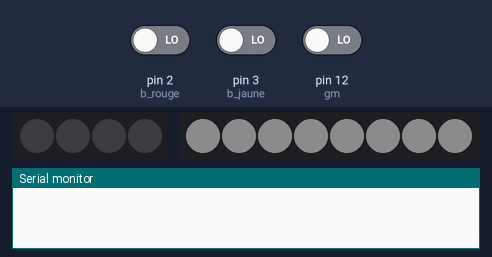
A sketch run on a simulated Arduino Uno, built with avr-gcc and run on an emulated ATmega328P. Parts: 4 RGB LEDs in strip order, left to right, 8 RGB LEDs in strip order, left to right, the last lines printed to the serial monitor. Inputs (shaded band) come from the test bench; at power-on: pin 12 (gm) LOW, pin 2 (b_rouge) LOW, pin 3 (b_jaune) LOW. Dim RGB values are drawn brighter than linear; random numbers use the default seed unless the sketch sets one.

Above: at 0.1 s.
3.3 s: pin 12 (gm) driven HIGH
At 3.9 s:
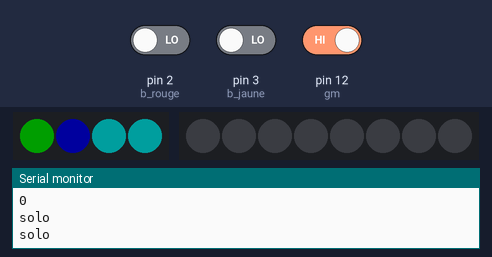
At 5.6 s:
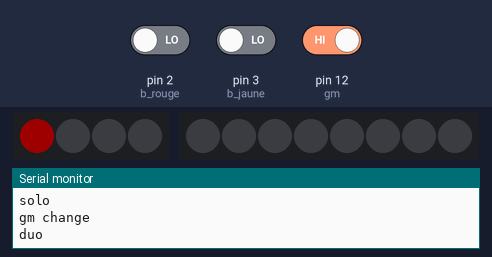
6.0 s: pin 2 (b_rouge) driven HIGH
At 6.5 s:
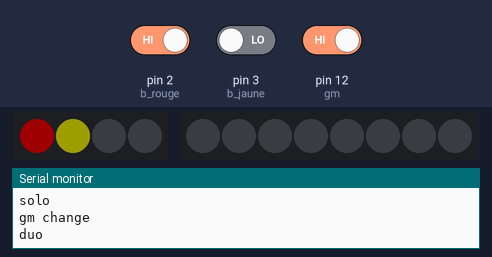
Timing chart, 0 to 9.0 s (numbered marks = the images above; inputs shaded):
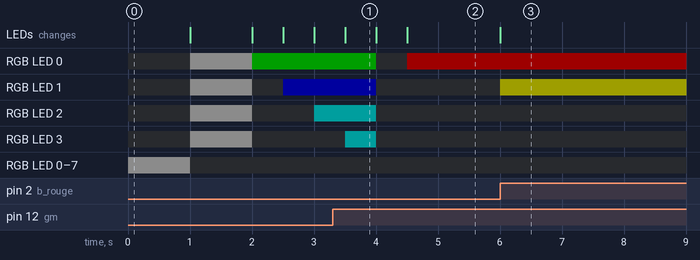

The sketch:

testmainallumagerestart_players_undo.ino
```cpp
#include <Adafruit_NeoPixel.h>

const int b_rouge=2; //pin boutons
const int b_jaune=3;
const int b_vert=4;
const int b_cyan=5;
const int b_bleu=6;
const int b_violet=7;
const int restart=11;
const int gm=12; //gamemode
const int undo=13;
int nbBouton=6;
String etat;
String etatTab[] = {"solo","duo"};
int boutonListe[6]= {2,3,4,5,6,7};
int b_color[6][3]={{255,0,0},{255,255,0},{0,255,0},{0,255,255},{0,0,255},{155,0,255}}; //permet de connaitre la couleur en fonction du bouton (classé dans le même ordre que les boutons)
int i=0; //ligne
int j=0; //colonne
const int LED_PIN=8;
const int LED_PIN_SOL=9;
const int NUM_LEDS=8;
const int NUM_LEDS_SOL=4;
int reponse[12][4]; //liste de toutes les réponses
int led[12][4]={{0,1,2,3},{7,6,5,4},{8,9,10,11},{12,13,14,15},{16,17,18,19},{20,21,22,23},{24,25,26,27},{28,29,30,31},{32,33,34,35},{36,37,38,39},{40,41,42,43},{44,45,46,47}};//liste de toutes les leds
int sol[4]={9,9,9,9}; //etat initial, 9 ne correspond à aucune des valeurs possibles
int ledSol[4]={0,1,2,3}; //leds solution (dans la trappe)

Adafruit_NeoPixel strip = Adafruit_NeoPixel(NUM_LEDS,LED_PIN,NEO_GRB + NEO_KHZ800);
Adafruit_NeoPixel stripSol = Adafruit_NeoPixel(NUM_LEDS_SOL,LED_PIN_SOL,NEO_GRB + NEO_KHZ800); //bande de leds solution (trappe)

void setup() {

  Serial.begin(9600);
  i=0;
  j=0;
  pinMode(b_rouge,INPUT);
  pinMode(b_vert,INPUT);
  pinMode(b_jaune,INPUT);
  pinMode(b_cyan,INPUT);
  pinMode(b_bleu,INPUT);
  pinMode(b_violet,INPUT);
  pinMode(restart,INPUT);
  pinMode(gm,INPUT);
  stripSol.begin();
  strip.begin();
  stripSol.setBrightness(30);
  strip.setBrightness(30);
  strip.show();
  stripSol.show();
  int l=0;
  int ct=0;
  for (int k=0; ct<NUM_LEDS;k++){ //pour allumer toutes les leds au démarrage
    if (k==4){
      l+=1;
      k=0;
    }
    strip.setPixelColor(led[l][k],100,100,100);
    ct+=1;
  }
  strip.show();
  delay(1000);
  strip.clear();
  strip.show();
  stripSol.setPixelColor(ledSol[0],100,100,100);
  stripSol.setPixelColor(ledSol[1],100,100,100);

  stripSol.setPixelColor(ledSol[2],100,100,100);
  stripSol.setPixelColor(ledSol[3],100,100,100);
  stripSol.show();
  delay(1000);

  stripSol.clear();
  stripSol.show();
  etat=etatTab[digitalRead(gm)];
}

void loop() {
  Serial.println(i);
  Serial.println(digitalRead(gm));
  Serial.println(etat);
  /*
  if (digitalRead(restart)==LOW) {

    for (int i=0;i<4;i++){
      sol[i]=9;
    }
    strip.clear(); //efface tout
    strip.show();
    i=0; //valeur à 0
    j=0;
    while (digitalRead(restart)==LOW){} // tant qu'on appuye dessus
    Serial.println("restart");
    delay(500);
    }*/
  if (etat!=etatTab[digitalRead(gm)]){
    Serial.println("gm change");
    for (int i=0;i<4;i++){
      sol[i]=9;
    }
    stripSol.clear();
    strip.clear();
    //stripAnaly.clear();
    stripSol.show();
    strip.show();
    //stripAnaly.show();
    i=0;
    j=0;
    etat=etatTab[digitalRead(gm)];
  }

  if (sol[0]==9){ //initialement, forcément à 9
    if (etat=="solo"){ //si joueur en solo
    Serial.println(etat);
    for (int b=0;b<4;b++){
      int r=random(0,5); //génération d'un chiffre aléatoire
      stripSol.setPixelColor(ledSol[b],b_color[r][0],b_color[r][1],b_color[r][2]); //puis on allume la led numero b, de la couleur trouvé en c (numéro du bouton dans la liste)
      stripSol.show();
      sol[b]=boutonListe[r]; //ajout du bouton, correspondant à l'emplacement du chiffre, à la liste solution
      delay(500);
      }
    }
    else if (etat=="duo"){
      Serial.println(etat);
      delay(500);
      int b=0; //variable permettant de compter les ledSol
      while (sol[b]==9){
        for (int a=0;a<nbBouton;a++){ //on parcourt la liste des boutons
          if (digitalRead(boutonListe[a])==LOW){ //dès qu'une valeur est à high
            //Serial.println(boutonListe[a]); //on l'affiche pour vérifier que tout marche
            for (int c=0;c<nbBouton;c++){ //boucle permettant de parcourir les couleurs des boutons
              if (boutonListe[a]==boutonListe[c]){ //on repère quel bouton est cliqué
                //Serial.println(boutonListe[c]); //affichage pour vérifier
                stripSol.setPixelColor(ledSol[b],b_color[c][0],b_color[c][1],b_color[c][2]); //puis on allume la led numero b, de la couleur trouvé en c (numéro du bouton dans la liste)
                stripSol.show();
                sol[b]=boutonListe[a]; //on ajoute le bouton cliqué à la liste solution
              }
            }
            b+=1;
            while (digitalRead(boutonListe[a])==LOW){} //tant qu'on appuye sur ce bouton
          }
        }
      }
    }
  }
  else {
    Serial.println("début");
    if (digitalRead(undo)==LOW){
      if (j!=0){
        j-=1;
        strip.setPixelColor(led[i][j],0,0,0);
        strip.show();
        while (digitalRead(undo)==LOW){}
        }
    }
    for (int a=0;a<nbBouton;a++){ //on parcourt la liste des boutons
      if (digitalRead(boutonListe[a])==LOW){ //dès qu'une valeur est à high
        //Serial.println(boutonListe[a]); //on l'affiche pour vérifier que tout marche
        for (int c=0;c<nbBouton;c++){
          if (boutonListe[a]==boutonListe[c]){
            //Serial.println(boutonListe[c]);
            strip.setPixelColor(led[i][j],b_color[c][0],b_color[c][1],b_color[c][2]);
            strip.show();
          }
        }
        while (digitalRead(boutonListe[a])==LOW){} //tant qu'on appuye sur le bouton rien ne se passe et le programme est en "pause"
        reponse[i][j]=a; //dès qu'on relache le bouton, le programme reprend et on ajoute la réponse à la liste réponse.
        j+=1;
      }
    }

    if (j==4){ //si on est à la fin de la ligne
      //***** comparaison solution et réponse
      //***** allumer leds qui analysent


      //***** si c'est différent
      i+=1; //on passe à la ligne suivante
      j=0; //on revient à la première colonne


      //****** si c'est juste, on rentre dans une boucle d'attente de pression du bouton restart
      //***** ouverture trappe !

    }
  }
}
```

Measured:
- after the input at 6.0 s, RGB LED 1: off → RGB(30, 30, 0) at once
- what the display in image 1 shows lasts 0.5 s, from 3.5 s to 4.0 s
